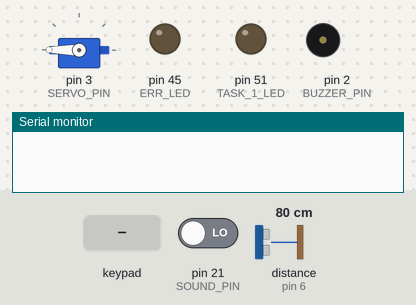
The sketch below on a simulated Arduino Mega 2560, built with avr-gcc and run on an emulated ATmega2560. Parts: servo, output pins drawn as LEDs (lit = HIGH), buzzer (waves = sounding), the last lines printed to the serial monitor. Wiring (inferred from the names in the program): ultrasonic range finder: trigger pin 7; echo pin 6. The inputs (shaded band) are chosen by the test bench; at power-on: distance to the obstacle (sensor on pin 6) 80 cm, pin 21 (SOUND_PIN) LOW. The echo pulse lasts 58.3 µs per cm; pins used as bus, display or sensor lines are not drawn.

Above: at 2.7 s.
2.8 s: distance to the obstacle (sensor on pin 6) set to 14 cm
5.8 s: distance to the obstacle (sensor on pin 6) set to 11 cm
At 6.6 s:
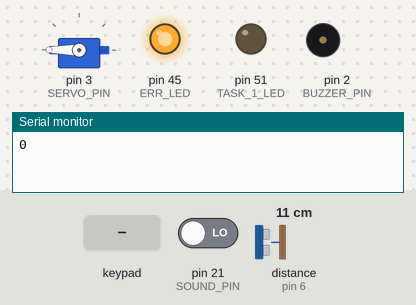
8.3 s: pin 21 (SOUND_PIN) driven HIGH
At 8.6 s:
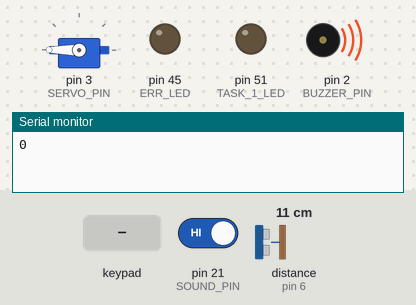
11.3 s: keypad keys 4 3 1 2 pressed 0.4 s apart
15.9 s: pin 21 (SOUND_PIN) driven LOW
At 18.7 s:
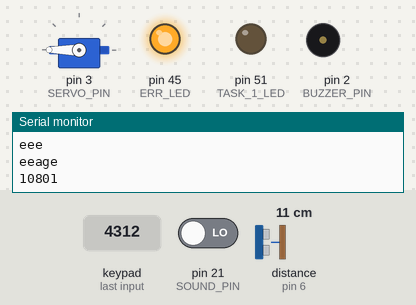
18.9 s: pin 21 (SOUND_PIN) driven HIGH
At 21.5 s:
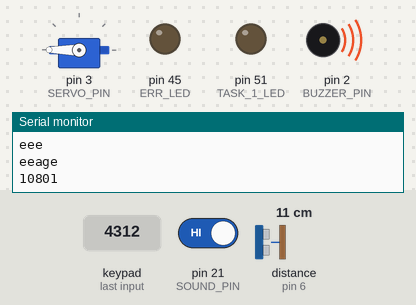
Timing chart, 0 to 22.9 s (numbered marks = the images above; inputs shaded):
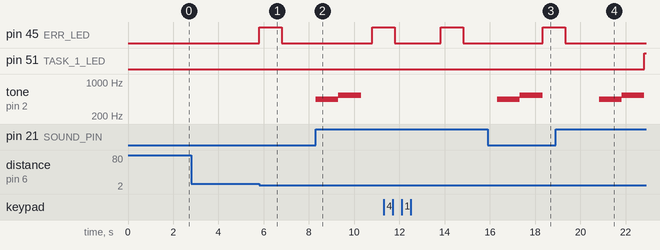

Measured:
- the behaviour switches between 13 and 12 cm on distance to the obstacle (sensor on pin 6) (found by bisection; images 0 and 1)
- after the input at 2.8 s, every drawn part: stays the same
- after the input at 5.8 s, pin 45 (ERR_LED): LOW → HIGH at once, → LOW 1.0 s later
- after the input at 8.3 s, tone on pin 2 (BUZZER_PIN): silent → 440 Hz at once, → 530 Hz 1.0 s later, → silent 1.0 s later
- after the input at 15.9 s, tone on pin 2 (BUZZER_PIN): silent → 440 Hz after 0.43 s, → 530 Hz 1.0 s later, → silent 1.0 s later
- after the input at 18.9 s, pin 51 (TASK_1_LED): LOW → HIGH after 3.9 s; tone on pin 2 (BUZZER_PIN): silent → 440 Hz after 1.9 s, → 530 Hz 1.0 s later, → silent 1.0 s later

The sketch:

sketch_oct12a.ino
```cpp
#include <Keypad.h>
#include <Servo.h>

enum state {
  task1,
  task2,
  task3,
  unlocked
};


int ECHO_PIN = 6;
int TRIG_PIN = 7;
int SOUND_PIN = 21;
int SERVO_PIN = 3;
int BUZZER_PIN = 2;
int TASK_1_LED = 51;
int TASK_2_LED = 41;
int TASK_3_LED = 47;
int ERR_LED = 45;

char combo[4] = {'4', '3', '1', '2'};
int curr_combo_inx = 0;
char curr_combo[4] = {'#', '#', '#', '#'};

int task_1_claps = 0;
unsigned long last_sound = millis();
unsigned long last_ultrasonic_trigger = millis();
bool should_play = false;

state curr_state = task1;

const byte ROWS = 4; //four rows
const byte COLS = 4; //four columns
char keys[ROWS][COLS] = {
  {'1','2','3','A'},
  {'4','5','6','B'},
  {'7','8','9','C'},
  {'*','0','#','D'}
};

byte colPins[ROWS] = {28, 30, 8, 24}; //connect to the row pinouts of the keypad
byte rowPins[COLS] = {38, 36, 34, 32}; //connect to the column pinouts of the keypad

Keypad keypad = Keypad( makeKeymap(keys), rowPins, colPins, ROWS, COLS );
Servo servo;

void setup() {
  // put your setup code here, to run once:
  pinMode(SOUND_PIN, INPUT);
  pinMode(TRIG_PIN, OUTPUT);
  pinMode(ECHO_PIN, INPUT);
  pinMode(BUZZER_PIN, OUTPUT);
  pinMode(TASK_1_LED, OUTPUT);
  pinMode(ERR_LED, OUTPUT);
  servo.attach(SERVO_PIN);
  resetState();


  attachInterrupt(digitalPinToInterrupt(SOUND_PIN), soundActive, HIGH);


  Serial.begin(9600);

}

void setState(state st) {
  if (st == curr_state + 1) {
    if (curr_state == task1) {
      digitalWrite(TASK_1_LED, HIGH);
    }

    if (curr_state == task2) {
      digitalWrite(TASK_2_LED, HIGH);
    }

    if (curr_state == task3) {
      digitalWrite(TASK_3_LED, HIGH);
      servo.write(90);
      delay(1500);
    }

    Serial.println(st);
    Serial.println(curr_state);
    curr_state = st;
  } else {
    curr_state = task1;
    digitalWrite(ERR_LED, HIGH);
    digitalWrite(TASK_1_LED, LOW);
    digitalWrite(TASK_2_LED, LOW);
    digitalWrite(TASK_3_LED, LOW);
    delay(1000);
    resetState();
  }
}

void resetState() {
  curr_state = task1;
  digitalWrite(ERR_LED, LOW);
  digitalWrite(TASK_1_LED, LOW);
  digitalWrite(TASK_2_LED, LOW);
  digitalWrite(TASK_3_LED, LOW);
  servo.write(350);
  delay(1500);
}

float getDistance() {
  float duration, distance;
  digitalWrite(TRIG_PIN, LOW);
  delayMicroseconds(2);
  digitalWrite(TRIG_PIN, HIGH);
  delayMicroseconds(10);
  digitalWrite(TRIG_PIN, LOW);
  duration = pulseIn(ECHO_PIN, HIGH);
  distance = (duration/2) / 29.1;
  return distance;
}

void playBuzzer() {
    tone(BUZZER_PIN, 440);
    delay(1000);
    tone(BUZZER_PIN, 530);
    delay(1000);
    noTone(BUZZER_PIN);
}

void soundActive() {
  unsigned long mil = millis();
  if (mil - last_sound > 2000 && task_1_claps < 3) {
    should_play = true;
    task_1_claps += 1;
    last_sound = millis();
  }
}

bool comboValid() {
  Serial.println("eeage");
  for (int i = 0; i < 4; i++) {
    if (curr_combo[i] != combo[i]) {
      return false;
    }
  }

  return true;
}

void resetCombo() {
  curr_combo_inx = 0;
  for (int i = 0; i < 4; i++) {
    curr_combo[0] = '#';
  }
}

void loop() {
  // put your main code here, to run repeatedly:

//  bool sound_activated = digitalRead(SOUND_PIN);
//
//  if (sound_activated) {
//
//  }

  if (should_play) {
    playBuzzer();
    should_play = false;
  }

  if (task_1_claps == 3) {
    task_1_claps = 0;
    setState(task2);
  }

  float distance = getDistance();
  if (abs(distance - 10.0) < 2.0 && millis() - last_ultrasonic_trigger > 5000) {
    Serial.println(last_ultrasonic_trigger);
    last_ultrasonic_trigger = millis();
    setState(task3);
  }

  char key = keypad.getKey();
  if (key) {
    if (key == '#') {
      resetCombo();
    } else {
      curr_combo[curr_combo_inx] = key;
      curr_combo_inx += 1;

      if (curr_combo_inx == 4) {
        Serial.println("eee");
        if (comboValid()) {
          setState(unlocked);
          resetCombo();
        } else {
          resetCombo();
        }
      }
    }
  }
}
```
